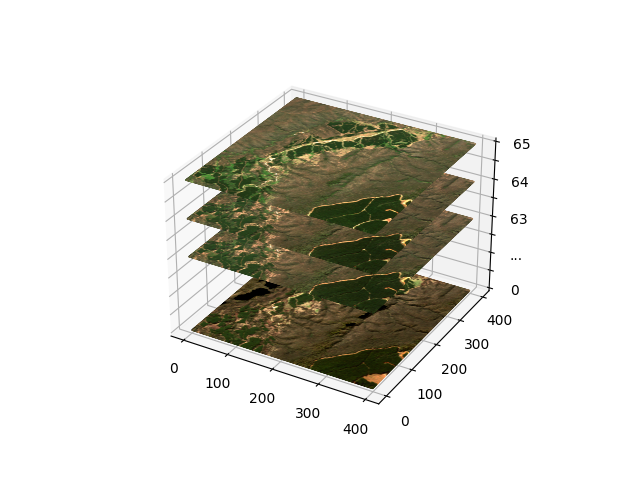

Here is the Python script that generated this plot:
from matplotlib import pyplot as plt
import pylab
import numpy as np
import xarray as xr

ds = xr.open_dataset(f"/data/pca_act/000_2018.nc")

rgbs = []
for t in [2,15,38,57]:
    rgb = ds[['nbart_red','nbart_green','nbart_blue']].isel(time=t).to_array().values / 1e4
    rgb = np.moveaxis(rgb, 0, -1)
    rgbs.append(np.clip(rgb*10, 0, 1))

plt.imshow(rgbs[1])

x, y = pylab.ogrid[:400, :400]
ax = pylab.gca(projection='3d')
ax.plot_surface(x, y, np.ones(rgbs[0].shape[:2])*4, rstride=1, cstride=1, facecolors=rgbs[0], shade=False)
ax.plot_surface(x, y, np.ones(rgbs[0].shape[:2])*3, rstride=1, cstride=1, facecolors=rgbs[1], shade=False)
ax.plot_surface(x, y, np.ones(rgbs[0].shape[:2])*2, rstride=1, cstride=1, facecolors=rgbs[1], shade=False)
ax.plot_surface(x, y, np.ones(rgbs[0].shape[:2])*0, rstride=1, cstride=1, facecolors=rgbs[2], shade=False)
ax.set_zticklabels([0,"","...","",63,"",64,"",65])

plt.savefig("fig2a.png", bbox_inches='tight')
